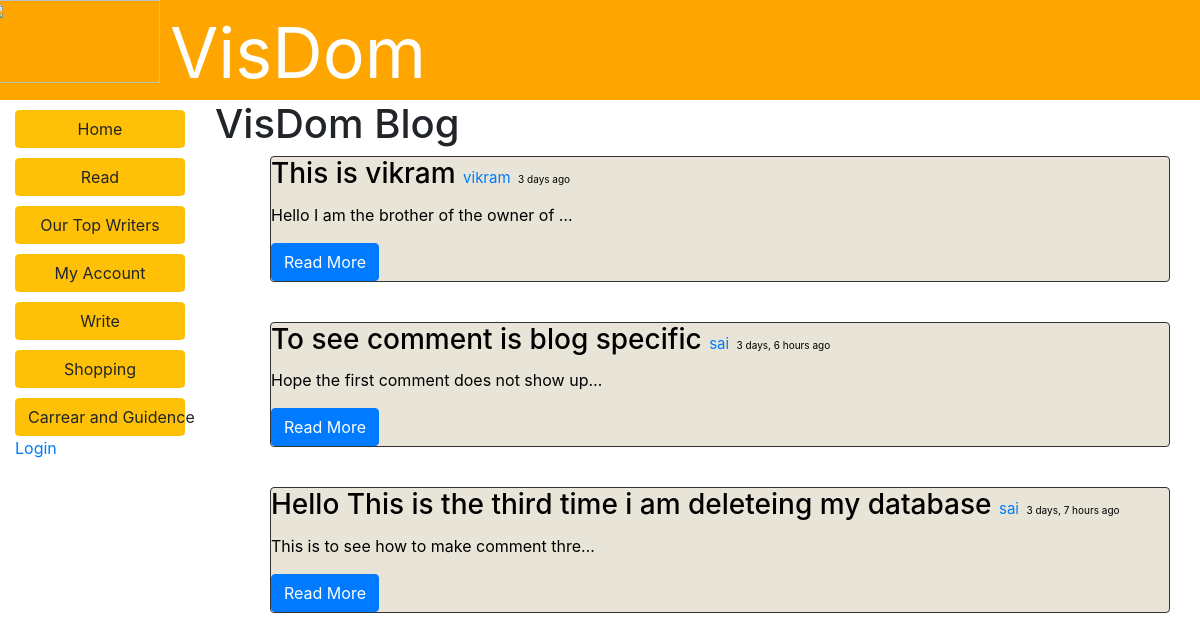
Screenshot of /blog/Blog/ with the database file from the repository.
### blog/models.py (models this page shows, shortened)
class Blog(models.Model):
	title=models.CharField(max_length=200)
	author=models.ForeignKey("UserProfile", on_delete=models.SET_NULL, null=True)
	image=models.FileField(null=True,blank=True)
	timestamp=models.DateTimeField(auto_now=False,auto_now_add=True)
	draft=models.BooleanField(default=False)
	publish=models.DateField(auto_now=False,auto_now_add=False)
	content=models.TextField(null=True)
	class Meta:
		ordering = ["-timestamp"]

class UserProfile(models.Model):
	user=models.OneToOneField(User)
	first_name=models.CharField(max_length=100,default='')
	last_name=models.CharField(max_length=100,default='')
	desciption=models.CharField(max_length=500,default='')
	profile_image=models.FileField(null=True,blank=True)
	def __str__(self):
		return self.user.username

### blog/views.py (the view)
class BlogListView(generic.ListView):
	model=Blog
	paginate_by = 10

### blog/templates/blog/blog_list.html
{% extends "base_generic.html" %}
{% block content %}
<h1 style="font: serif;"
	style="color: #777;"> VisDom Blog</h1>
	{% if blog_list %}
    <ul>
      {% for blog in blog_list %}
<div class="col-sm-12">
<div class="card card-inverse" style="background-color: #e8e4d7; border-color: #333; margin-bottom: 40px;">
  <div class="card-block">
    <h3 class="card-title" style="color: #000">{{ blog.title }} <small style="font-size: 15px"><a href="{% url 'user-detail' blog.author.pk%}"> {{blog.author}}</a></small> <small style="font-size: 10px">{{ blog.timestamp | timesince}} ago</small></h3>
    <p class="card-text" style="color: #000;"> {{ blog.content|truncatechars:40}}</p>
    <a href="{% url 'blog-detail' blog.pk %}" class="btn btn-primary">Read More</a>
  </div>
</div>
      </div>
      {% endfor %}
    </ul>
    {% else %}
      <p>Stay Tuned We are Coming Up with Some Amazing Content</p>
    {% endif %}
{% endblock %}

### blog/templates/base_generic.html (shortened to what this page needs)
<!DOCTYPE html>
<html lang="en">
<head>
<link rel="stylesheet" href="https://maxcdn.bootstrapcdn.com/bootstrap/4.0.0-alpha.6/css/bootstrap.min.css">
  {% load static %}
</head>
<body >
<header style="background-color:orange ;height: 100px" class="w3-container top row" >
  <div class="col-sm-2 row">
      <img src="https://i.stack.imgur.com/cmkKO.png"  width="100%" height="83px%">
     </div>
<p style="color: white; font-size: 70px;margin-left: 10px">VisDom</p>
</header>
  <div class="container-fluid">
    <div class="row">
      <div class="col-sm-2">
      {% block sidebar %}
      <div class="sidebar-nav">
          <div> <a href="/blog/" style="margin-top:10px;width:100%"  class="btn btn-warning transparent">Home</a></div>
          <div><a style="margin-top:10px;width:100%"  class="btn btn-warning transparent" href="{% url 'blog'%}">Read</a></div>
          <div><a style="margin-top:10px;width:100%"  class="btn btn-warning transparent" href="{% url 'user'%}">Our Top Writers</a></div>
          <div><a style="margin-top:10px;width:100%"  class="btn btn-warning transparent" href="{% url 'profile' %}">My Account</a></div>
          <div><a style="margin-top:10px;width:100%"  class="btn btn-warning transparent" href="{% url 'create' %}">Write</a></div>
          <div><a style="margin-top:10px;width:100%"  class="btn btn-warning transparent" href="{% url 'shop' %}">Shopping</a></div>
          <div><a style="margin-top:10px;width:100%"  class="btn btn-warning transparent" href="#">Carrear and Guidence</a></div>
    {% if user.is_authenticated %}
                    <button class="btn-warning" style="margin-top:10px;width:100%" onclick="alert('{% for cart in user.cart_set.all  %}{{ cart.product }} \n {% endfor %} ')">My Basket</button>
                     <div>User: {{ user.get_username }}</div>
                     <div><a href="{% url 'logout'%}?next={{request.path}}">Logout</a></div>
                   {% else %}
                     <div><a href="{% url 'login'%}?next={{request.path}}">Login</a></div>
   {% endif %}
      </div>
     {% endblock %}
      </div>
      <div class="col-sm-10 ">
      {% block content %}{% endblock %}
      </div>
    </div>
  </div>
</body>
</html>

### rows the page displays
Blog: title "This is vikram", author "vikram", timestamp "3 days", content "Hello I am the brother of the owner of …"
Blog: title "To see comment is blog specific", author "sai", timestamp "3 days, 6 hours", content "Hope the first comment does not show up…"
Blog: title "Hello This is the third time i am deleteing my database", author "sai", timestamp "3 days, 7 hours", content "This is to see how to make comment thre…"
